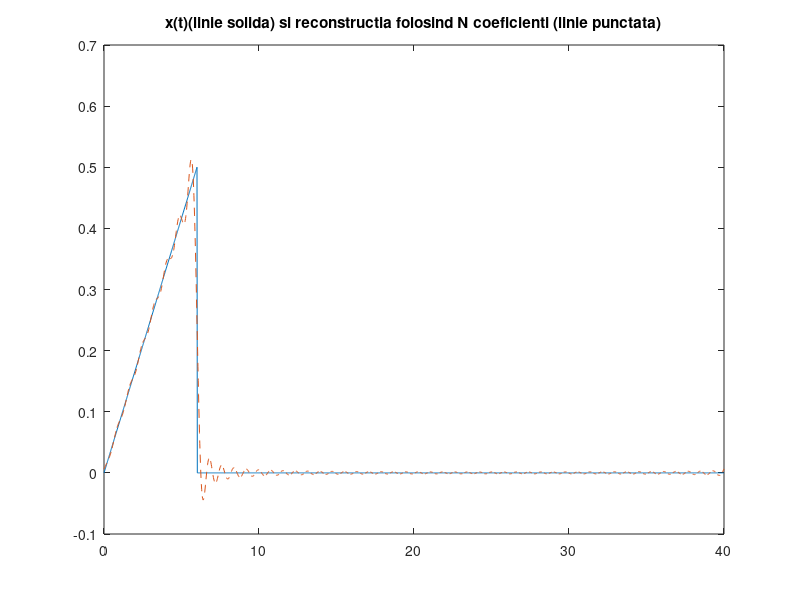
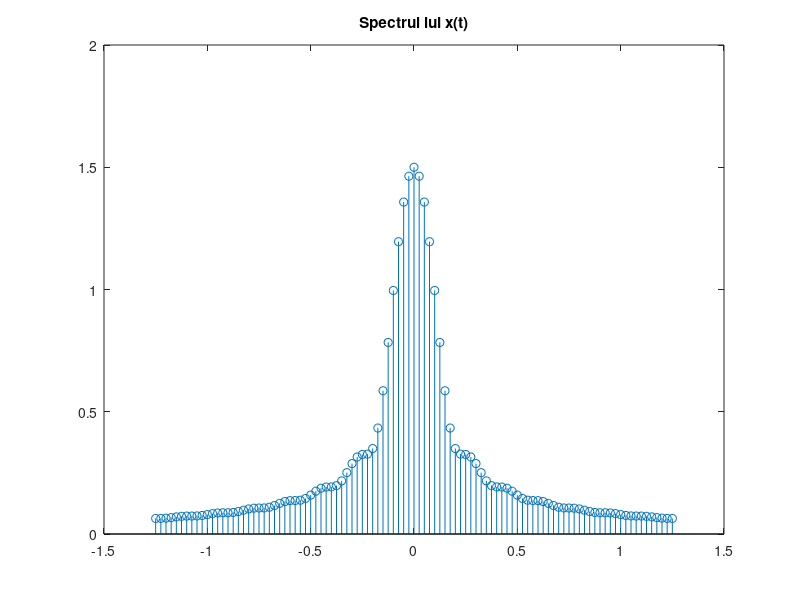

MATLAB code to generate these figures, in order:
%Numar de ordine: 6
%Draghici Livia-Andreea, Grupa 422C
%Semnal triunghiular
%Perioada P = 40 s
%Durata semnalelor D = 6
%Rezolutie temporara adecvata
%Numar de coeficienti = 50

P = 40; 
D = 6; 
N = 50;
w0 = 2*pi/P;                             % Pulsatia unghiulara a semnalului
t_tr = 0:0.02:D;                         % Esantionarea semnalului original
x_tr = sawtooth((pi/12)*t_tr,0.5)/2+0.5; % Semnalul triunghiular original
t = 0:0.02:P;                            % Esantionarea semnalului modificat
x = zeros(1,length(t));                  % Initializez semnalul modificat cu valori nule
x(t<=D) = x_tr;                          % Modific valorile nule cu valori din semnalul original
                                         % unde avem valori din t <= durata semnalului 
figure(1);
plot(t,x),title('x(t)(linie solida) si reconstructia folosind N coeficienti (linie punctata)'); % Afisez x(t)
hold on;


for k = -N:N                         % k este variabila dupa care se realizeaza suma
    x_t = x_tr;                      % x_t e semnalul realizat dupa formula Seriei Fourier data
    x_t = x_t .* exp(-1i*k*w0*t_tr); % Inmultirea a doua matrice element cu element
    X(k+N+1) = 0;                    % Initializez cu valoare nula
    for i = 1:length(t_tr)-1
        X(k+N+1) = X(k+N+1) + (t_tr(i+1)-t_tr(i)) * (x_t(i)+x_t(i+1))/2; % Reconstructia folosind coeficientii
    end
end

for i = 1:length(t)                 % i este variabila dupa care se realizeaza suma
    x_finit(i) = 0;                 % Initializez cu zero
    for k=-N:N
        x_finit(i) = x_finit(i) + (1/P) * X(k+51) * exp(1i*k*w0*t(i));  % Reconstruiesc folosind coeficientii
    end
end
plot(t,x_finit,'--');                % Afisez reconstructia semnalului folosind cei N coeficienti

figure(2);
w=-50*w0:w0:50*w0;                  % w este vectorul ce ne va permite afisarea spectrului functiei
stem(w/(2*pi),abs(X)),title('Spectrul lui x(t)'); % Afisez spectrul

%Din teoria seriilor Fourier (trigonometrica, armonica si complexa) stim
%ca orice semnal periodic poate fi aproximat printr-o suma infinita de sinusuri
%si cosinusuri de diferite frecvente, fiecare ponderat cu un anumit coeficient. 
%Acesti coeficienti reprezinta practic spectrul (amplitudinea pentru anumite frecvente).
%Semnalul reconstruit foloseste un numar finit de termeni(N=50 in tema) si se apropie ca
%forma de semnalul original, insa prezinta o marja de eroare. Cu cat marim
%numarul de coeficienti ai Seriei Fourier, aceasta marja de eroare va fi din ce in ce mai
%mica. In plus se observa faptul ca semnalul poate fi aproximat printr-o
%suma de sinusoide, variatiile semnalului prezentand un caracter sinusoidal.